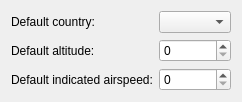
<?xml version="1.0" encoding="UTF-8"?>
<ui version="4.0">
 <class>KmlLocationImportOptionWidget</class>
 <widget class="QWidget" name="KmlLocationImportOptionWidget">
  <property name="geometry">
   <rect>
    <x>0</x>
    <y>0</y>
    <width>232</width>
    <height>93</height>
   </rect>
  </property>
  <property name="windowTitle">
   <string>Form</string>
  </property>
  <layout class="QFormLayout" name="formLayout">
   <item row="0" column="0">
    <widget class="QLabel" name="label_3">
     <property name="text">
      <string>Default country:</string>
     </property>
    </widget>
   </item>
   <item row="0" column="1">
    <widget class="EnumerationComboBox" name="defaultCountryComboBox"/>
   </item>
   <item row="1" column="0">
    <widget class="QLabel" name="label">
     <property name="text">
      <string>Default altitude:</string>
     </property>
    </widget>
   </item>
   <item row="1" column="1">
    <widget class="QSpinBox" name="defaultAltitudeSpinBox"/>
   </item>
   <item row="2" column="0">
    <widget class="QLabel" name="label_2">
     <property name="text">
      <string>Default indicated airspeed:</string>
     </property>
    </widget>
   </item>
   <item row="2" column="1">
    <widget class="QSpinBox" name="defaultIndicatedAirspeedSpinBox"/>
   </item>
  </layout>
 </widget>
 <customwidgets>
  <customwidget>
   <class>EnumerationComboBox</class>
   <extends>QComboBox</extends>
   <header location="global">Widget/EnumerationComboBox.h</header>
  </customwidget>
 </customwidgets>
 <resources/>
 <connections/>
</ui>
